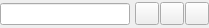
<ui version="4.0" >
 <class>BinaryWidget</class>
 <widget class="QWidget" name="BinaryWidget" >
  <property name="geometry" >
   <rect>
    <x>0</x>
    <y>0</y>
    <width>209</width>
    <height>28</height>
   </rect>
  </property>
  <property name="sizePolicy" >
   <sizepolicy vsizetype="Fixed" hsizetype="Expanding" >
    <horstretch>0</horstretch>
    <verstretch>0</verstretch>
   </sizepolicy>
  </property>
  <layout class="QHBoxLayout" >
   <property name="spacing" >
    <number>5</number>
   </property>
   <property name="margin" >
    <number>0</number>
   </property>
   <item>
    <widget class="QLineEdit" name="uiBinary" >
     <property name="readOnly" >
      <bool>true</bool>
     </property>
    </widget>
   </item>
   <item>
    <layout class="QHBoxLayout" >
     <property name="spacing" >
      <number>1</number>
     </property>
     <item>
      <widget class="QToolButton" name="pushNew" >
       <property name="toolTip" >
        <string>Select file...</string>
       </property>
       <property name="text" >
        <string/>
       </property>
       <property name="icon" >
        <iconset resource="common.qrc" >:/images/folder.png</iconset>
       </property>
      </widget>
     </item>
     <item>
      <widget class="QToolButton" name="pushSave" >
       <property name="toolTip" >
        <string>Save file...</string>
       </property>
       <property name="text" >
        <string/>
       </property>
       <property name="icon" >
        <iconset resource="common.qrc" >:/images/save.png</iconset>
       </property>
      </widget>
     </item>
     <item>
      <widget class="QToolButton" name="pushRemove" >
       <property name="toolTip" >
        <string>Clear</string>
       </property>
       <property name="text" >
        <string/>
       </property>
       <property name="icon" >
        <iconset resource="common.qrc" >:/images/trash.png</iconset>
       </property>
      </widget>
     </item>
    </layout>
   </item>
  </layout>
 </widget>
 <resources>
  <include location="common.qrc" />
 </resources>
 <connections/>
</ui>
